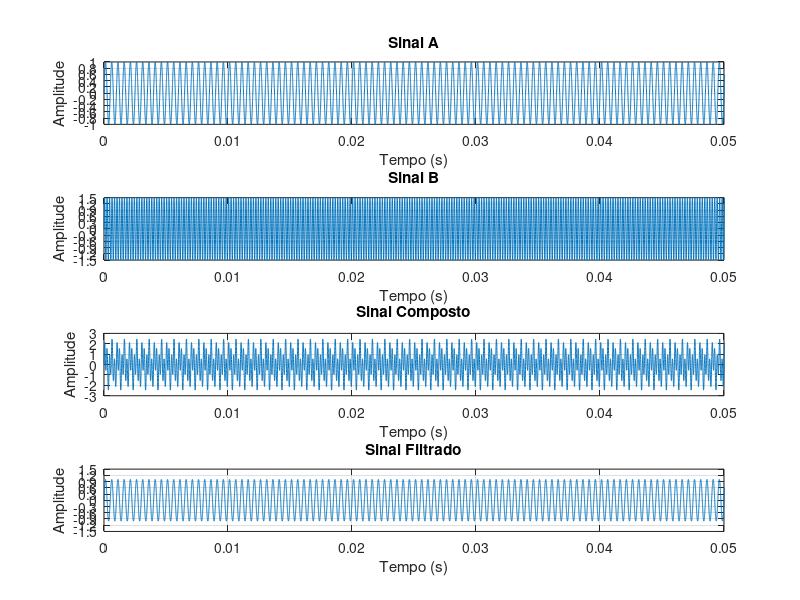
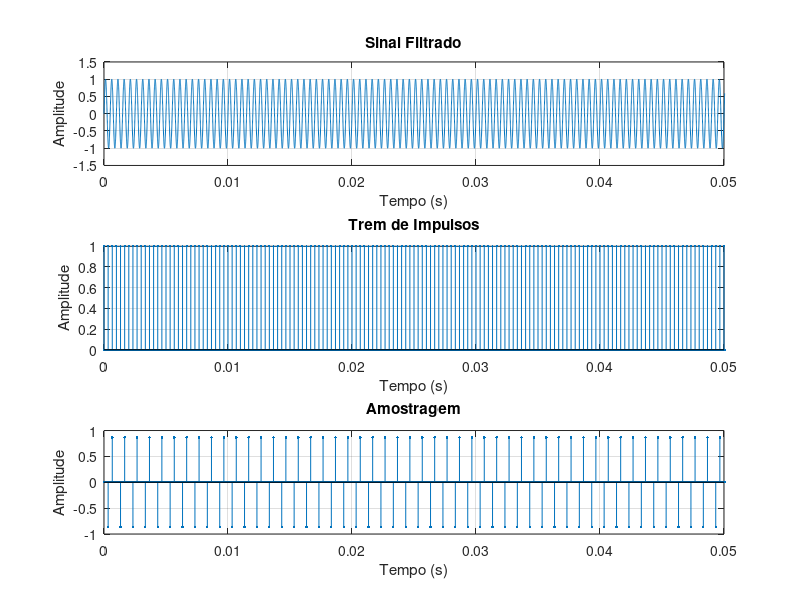
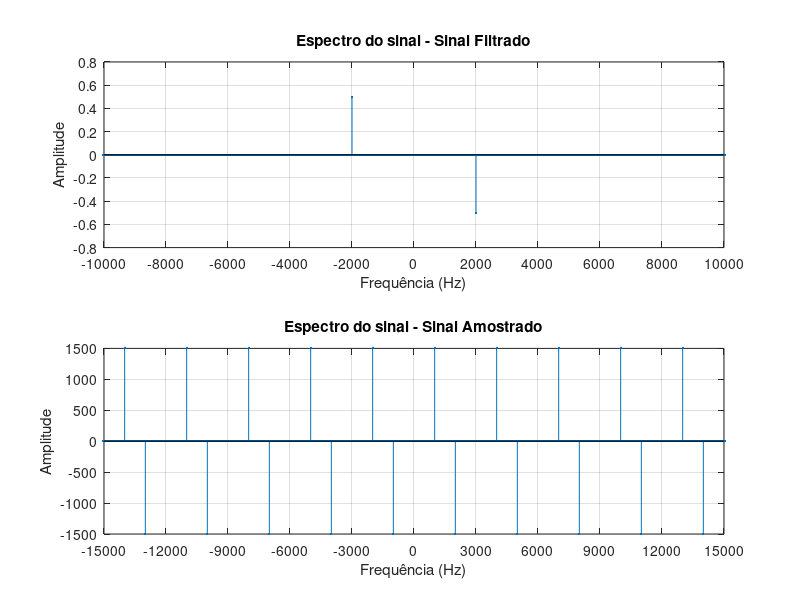
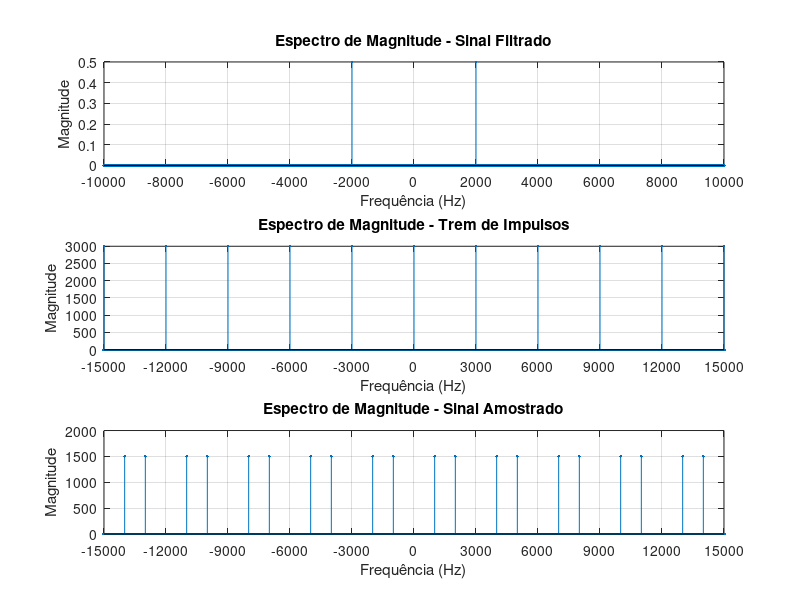

MATLAB code for these plots, in order:
clear;
clc;
close all;

pkg load signal;

f1 = 2e3;
f2 = 5e3;
A1 = 1.0;
A2 = 1.5;

fs = 3e3;
Ts = 1/fs;
fAnalog = 360e3;
Ta = 1/fAnalog;
tempoTotal = 1;
t = 0:Ta:tempoTotal-Ta;
nPAnalog = length(t);

fCorte = 3e3;

sinalA = A1*sin(2*pi*f1*t);
sinalB = A2*sin(2*pi*f2*t);
sinalComposto = sinalA + sinalB;

filtroIdeal = zeros(1, nPAnalog);
for i = 1:nPAnalog
    fAtual = (i-1) * (fAnalog / nPAnalog);
    if fAtual <= fCorte || fAtual >= (fAnalog - fCorte)
        filtroIdeal(i) = 1;
    else
        filtroIdeal(i) = 0;
    end
end

sinalCompostoFFT = fft(sinalComposto, nPAnalog);
sinalFiltradoFFT = sinalCompostoFFT .* filtroIdeal;
sinalFiltrado = real(ifft(sinalFiltradoFFT));

figure;

subplot(4,1,1);
plot(t,sinalA);
grid on;
xlabel('Tempo (s)');
ylabel('Amplitude');
title('Sinal A');
xlim([0 0.05]);
yticks(-1:0.2:1);

subplot(4,1,2);
plot(t,sinalB);
grid on;
xlabel('Tempo (s)');
ylabel('Amplitude');
title('Sinal B');
xlim([0 0.05]);
yticks(-1.5:0.3:1.5);

subplot(4,1,3);
plot(t,sinalComposto);
grid on;
xlabel('Tempo (s)');
ylabel('Amplitude');
title('Sinal Composto');
xlim([0 0.05]);

subplot(4,1,4);
plot(t,sinalFiltrado);
grid on;
xlabel('Tempo (s)');
ylabel('Amplitude');
title('Sinal Filtrado');
xlim([0 0.05]);
yticks(-1.5:0.3:1.5);

saveas(gcf, sprintf('Ideal_fs_%gHz_01_Sinais_No_Tempo.png', fs));

kPasso = round(fAnalog / fs);
tremImpulsos = zeros(1,nPAnalog);
tremImpulsos(1:kPasso:end) = 1;

sinalAmostrado = sinalFiltrado .* tremImpulsos;

figure;

subplot(3,1,1);
plot(t,sinalFiltrado);
grid on;
xlabel('Tempo (s)');
ylabel('Amplitude');
title('Sinal Filtrado');
xlim([0 0.05]);

subplot(3,1,2);
stem(t,tremImpulsos,'.');
grid on;
xlabel('Tempo (s)');
ylabel('Amplitude');
title('Trem de Impulsos');
xlim([0 0.05]);

subplot(3,1,3);
stem(t,sinalAmostrado,'.');
grid on;
xlabel('Tempo (s)');
ylabel('Amplitude');
title('Amostragem');
xlim([0 0.05]);
hold off;

saveas(gcf, sprintf('Ideal_fs_%gHz_02_Processo_De_Amostragem.png', fs));

f = (-nPAnalog/2 : nPAnalog/2 - 1) * (fAnalog / nPAnalog);

sinalFiltradoFFT_plot = fftshift(fft(sinalFiltrado)) / nPAnalog;
tremImpulsosFFT_plot = fftshift(fft(tremImpulsos)) / nPAnalog * fAnalog;
sinalAmostradoFFT_plot = fftshift(fft(sinalAmostrado)) / nPAnalog * fAnalog;

magFiltrado = abs(sinalFiltradoFFT_plot);
faseFiltrado = angle(sinalFiltradoFFT_plot) * (180/pi);
faseFiltrado(magFiltrado < 0.01 * max(magFiltrado)) = 0;

magTrem = abs(tremImpulsosFFT_plot);

magAmostrado = abs(sinalAmostradoFFT_plot);
faseAmostrado = angle(sinalAmostradoFFT_plot) * (180/pi);
faseAmostrado(magAmostrado < 0.01 * max(magAmostrado)) = 0;

figure;

subplot(2,1,1);
stem(f, imag(sinalFiltradoFFT_plot), '.');
grid on;
xlabel('Frequência (Hz)');
ylabel('Amplitude');
title('Espectro do sinal - Sinal Filtrado');
xlim([-f1*5 f1*5]);
xticks(-f1*5:f1:f1*5);

subplot(2,1,2);
stem(f, imag(sinalAmostradoFFT_plot), '.');
grid on;
xlabel('Frequência (Hz)');
ylabel('Amplitude');
title('Espectro do sinal - Sinal Amostrado');
xlim([-5*fs 5*fs]);
xticks(-5*fs : fs : 5*fs);

saveas(gcf, sprintf('Ideal_fs_%gHz_03_Espectros_Do_Sinal_Imag.png', fs));

figure;

subplot(3,1,1);
stem(f, magFiltrado, '.');
grid on;
xlabel('Frequência (Hz)');
ylabel('Magnitude');
title('Espectro de Magnitude - Sinal Filtrado');
xlim([-10000 10000]);
xticks(-10000:2000:10000);

subplot(3,1,2);
stem(f, magTrem, '.');
grid on;
xlabel('Frequência (Hz)');
ylabel('Magnitude');
title('Espectro de Magnitude - Trem de Impulsos');
xlim([-5*fs 5*fs]);
xticks(-5*fs : fs : 5*fs);

subplot(3,1,3);
stem(f, magAmostrado, '.');
grid on;
xlabel('Frequência (Hz)');
ylabel('Magnitude');
title('Espectro de Magnitude - Sinal Amostrado');
xlim([-5*fs 5*fs]);
xticks(-5*fs : fs : 5*fs);

saveas(gcf, sprintf('Ideal_fs_%gHz_04_Espectros_De_Magnitude.png', fs));

figure;

subplot(2,1,1);
stem(f, faseFiltrado, '.');
grid on;
xlabel('Frequência (Hz)');
ylabel('Fase (graus)');
title('Espectro de Fase - Sinal Filtrado');
xlim([-10000 10000]);
xticks(-10000:2000:10000);
ylim([-180 180]);
yticks(-180:90:180);

subplot(2,1,2);
stem(f, faseAmostrado, '.');
grid on;
xlabel('Frequência (Hz)');
ylabel('Fase (graus)');
title('Espectro de Fase - Sinal Amostrado');
xlim([-5*fs 5*fs]);
xticks(-5*fs : fs : 5*fs);
ylim([-180 180]);
yticks(-180:90:180);

saveas(gcf, sprintf('Ideal_fs_%gHz_05_Espectros_De_Fase.png', fs));

fCorteReconstrucao = fs/2;
filtroReconstrucao = zeros(1, nPAnalog);

for i = 1:nPAnalog
    fAtual = (i-1) * (fAnalog / nPAnalog);
    if fAtual <= fCorteReconstrucao || fAtual >= (fAnalog - fCorteReconstrucao)
        filtroReconstrucao(i) = 1;
    else
        filtroReconstrucao(i) = 0;
    end
end

sinalReconstruidoFFT = fft(sinalAmostrado) .* filtroReconstrucao * kPasso;
sinalReconstruido = real(ifft(sinalReconstruidoFFT));

filtroReconstrucaoPlot = fftshift(filtroReconstrucao);
sinalReconstruidoFFT_plot = fftshift(sinalReconstruidoFFT) / nPAnalog;

figure;

subplot(4,1,1);
stem(f,imag(sinalAmostradoFFT_plot),'.');
grid on;
xlabel('Frequência (Hz)');
ylabel('Amplitude');
title('Espectro do sinal - Sinal Amostrado');
xlim([-5*fs 5*fs]);
xticks(-5*fs : fs : 5*fs);

subplot(4,1,2);
plot(f,filtroReconstrucaoPlot);
grid on;
xlabel('Frequência (Hz)');
ylabel('Ganho');
title('Filtro Ideal de Reconstrução');
xlim([-5*fs 5*fs]);
xticks(-5*fs : fs : 5*fs);
ylim([-0.2 1.2]);

subplot(4,1,3);
stem(f,imag(sinalReconstruidoFFT_plot),'.');
grid on;
xlabel('Frequência (Hz)');
ylabel('Amplitude');
title('Espectro do sinal - Sinal Reconstruído');
xlim([-5*fs 5*fs]);
xticks(-5*fs : fs : 5*fs);

subplot(4,1,4);
plot(t, sinalFiltrado,'DisplayName', 'Sinal Filtrado');
hold on;
plot(t, sinalReconstruido, '--','DisplayName', 'Sinal Reconstruído');
grid on;
xlabel('Tempo (s)');
ylabel('Amplitude');
title('Comparação: Sinal Filtrado vs Sinal Reconstruído');
xlim([0 0.05]);
legend('Location', 'northeast');
hold off;

saveas(gcf, sprintf('Ideal_fs_%gHz_06_Reconstrucao_E_Comparacao.png', fs));
